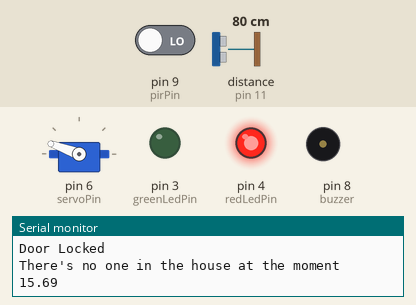
This sketch was run on a simulated Arduino Uno, built with avr-gcc and run on an emulated ATmega328P. Shown: servo, output pins drawn as LEDs (lit = HIGH), buzzer (waves = sounding), the last lines printed to the serial monitor. Wiring (inferred from the names in the program): ultrasonic range finder: trigger pin 12; echo pin 11. The test bench sets the inputs (shaded band); at power-on: distance to the obstacle (sensor on pin 11) 80 cm, pin 9 (pirPin) LOW. The echo pulse lasts 58.3 µs per cm; pins used as bus, display or sensor lines are not drawn.

Above: at 3.2 s.
3.3 s: distance to the obstacle (sensor on pin 11) set to 97 cm
4.8 s: distance to the obstacle (sensor on pin 11) set to 107 cm
At 5.4 s:
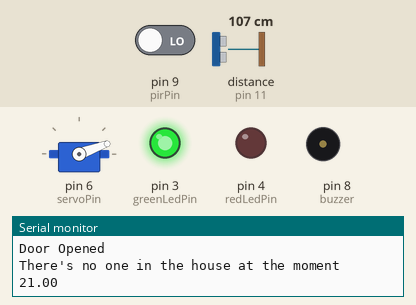
6.5 s: pin 9 (pirPin) driven HIGH
At 7.4 s:
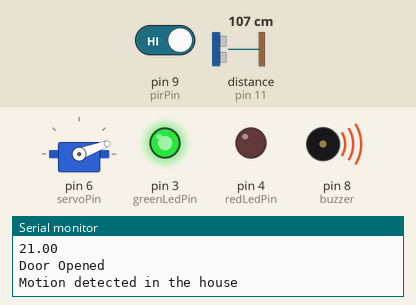
8.0 s: distance to the obstacle (sensor on pin 11) set to 2 cm
At 9.5 s:
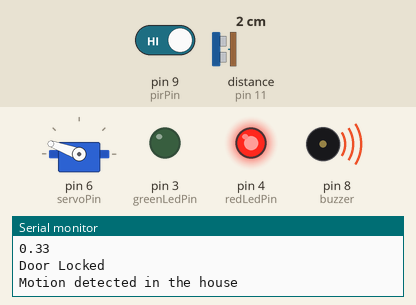
10.3 s: distance to the obstacle (sensor on pin 11) set to 120 cm
At 11.7 s:
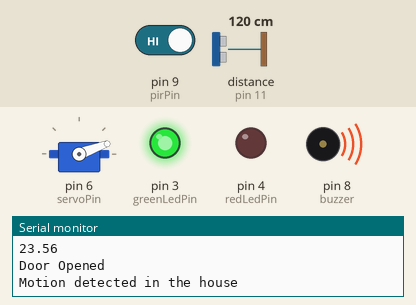
12.7 s: distance to the obstacle (sensor on pin 11) set to 4 cm
At 15.1 s:
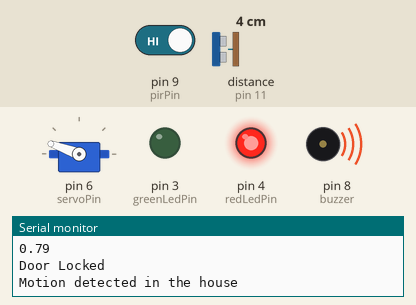
Timing chart, 0 to 16.1 s (numbered marks = the images above; inputs shaded):
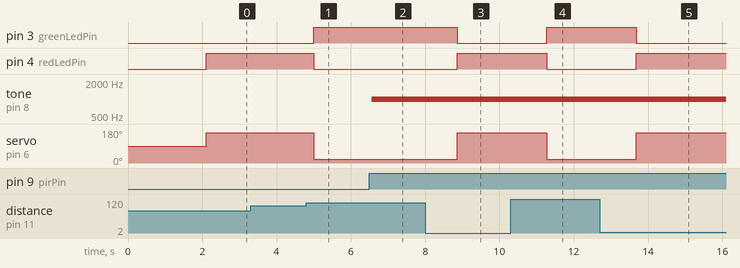

Measured:
- the behaviour switches between 101 and 102 cm on distance to the obstacle (sensor on pin 11) (found by bisection; images 0 and 1)
- after the input at 4.8 s, pin 3 (greenLedPin): LOW → HIGH after 0.20 s; pin 4 (redLedPin): HIGH → LOW after 0.20 s; servo on pin 6 (servoPin): 160° → 20° after 0.20 s
- after the input at 6.5 s, tone on pin 8 (buzzer): silent → 1000 Hz after 0.06 s
- after the input at 8.0 s, pin 3 (greenLedPin): HIGH → LOW after 0.87 s; pin 4 (redLedPin): LOW → HIGH after 0.87 s; servo on pin 6 (servoPin): 20° → 160° after 0.87 s
- after the input at 10.3 s, pin 3 (greenLedPin): LOW → HIGH after 0.98 s; pin 4 (redLedPin): HIGH → LOW after 0.98 s; servo on pin 6 (servoPin): 160° → 20° after 0.98 s
- after the input at 12.7 s, pin 3 (greenLedPin): HIGH → LOW after 0.99 s; pin 4 (redLedPin): LOW → HIGH after 0.99 s; servo on pin 6 (servoPin): 20° → 160° after 0.99 s

The sketch:

sketch_oct03a.ino
```cpp
// Library for the servo motor
#include <Servo.h>
// Library for the servo motor
#include <GSM.h>

// defining variables for the gsm model
#define PINNUMBER ""
#define PHONENUMBER '054*******' // add number to send the sms to
#define SMS "Intruder detected. Alarm activated"

// Variable declaration
const int trigPin = 12; //ultrasonic sensor's trigger pin connection
const int echoPin = 11; //ultrasonic sensor's echo pin connection
const float speedOfSound = 767.3; // speed of sound in miles per hour
const int redLedPin = 4; // red led's pin connection
const int greenLedPin = 3; // green led's pin connection
const int servoPin = 6; // servo motor's pin connection
const int buzzer = 8; // buzzer's pin connection
const int pirPin = 9; // pir sensor's controller pin connection
float pingTime; // time taken to hit the target and back in microseconds
float targetDistance;  // target distance variable for the ultrasonic sensor
int pirStat = 0; // pir sensor's status

// Instance of the servo motor class
Servo myLock;
// Instances of the gsm class
GSM accessGSM;
GSM_SMS sms;

void setup(){
  Serial.begin(9600); // Establishing a connection to the serial monitor

  bool notConnected = true; // setting up the connection state

  // Ultrasonic sensor pins
  pinMode(trigPin, OUTPUT); // setting trigger pin as output
  pinMode(echoPin, INPUT); // setting echo pin as input

  // Led pins
  pinMode(redLedPin, OUTPUT); // setting red led pin as output
  pinMode(greenLedPin, OUTPUT); // setting green led pin as output

  // pir infrared sensor
  pinMode(pirPin, INPUT); // setting pir infrared sensor as input

  myLock.attach(servoPin); // connecting the servo pin to the servo object
  Serial.println("Starting the arduino security system and automatic lock"); // displays a message to the serial monitor

  //starting the gsm shield
  while(notConnected){
    if(accessGSM.begin(PINNUMBER) == GSM_READY){
      notConnected = false;
    }else{
      Serial.println("SIM not connected");
      delay(1000);
    }
  }

  Serial.println("GSM initialized!"); // display message upon the initialization of the gsm model

}

void loop(){
  // sending signal towards a target
  digitalWrite(trigPin, LOW);
  delayMicroseconds(1);
  digitalWrite(trigPin, HIGH);
  delayMicroseconds(2);
  digitalWrite(trigPin, LOW);

  // storing the time the signal travelled to the target and back
  pingTime = pulseIn(echoPin, HIGH);
  pingTime = pingTime/1000000; // converting the time in microseconds to seconds
  pingTime = pingTime/3600; // converting the time in seconds to hours

  targetDistance = speedOfSound*pingTime/2; // calculating the distance to the target and back
  targetDistance = targetDistance/2; // calculating the distance to the target only
  targetDistance = targetDistance*63360; // converting the distance in miles to inches

  Serial.println(targetDistance); // displaying the distance to the serial monitor
  delay(100); // pausing the program running

  // checking the distance between the ultrasonic sensor and target and locking the door or opening it depending on the outcome
  if(targetDistance < 20){
    digitalWrite(redLedPin, HIGH); // turning on the red led
    digitalWrite(greenLedPin, LOW); // turning off the green led
    delayMicroseconds(2); // pausing
    myLock.write(160); // turning the servo motor 160 degree clockwise
    delay(100); // pausig
    Serial.println("Door Locked"); // displaying "Door Locked" on serial monitor
  }else{
    digitalWrite(redLedPin, LOW); // turning off the red led
    digitalWrite(greenLedPin, HIGH); // turning on the green led
    delayMicroseconds(2); // pausing
    myLock.write(20); // turning the servo motor 20 degree anticlockwise
    delay(100); // pausing
    Serial.println("Door Opened"); // displaying "Door Opened" on serial monitor
  }

  pirStat  = digitalRead(pirPin); //reading the status of the pir infrared sensor

  // checking the value obtained from the reading against posible outcomes
  if(pirStat == HIGH){
    Serial.println("Motion detected in the house"); // displays "Motion detected in the house" on the serial monitor
    tone(buzzer, 1000); // sets the buzzer ringing
    delayMicroseconds(100); // pausing
    sms.beginSMS(PHONENUMBER);
    sms.print(SMS);
    sms.endSMS();
  }else{
    Serial.println("There's no one in the house at the moment"); // displays "There's no one in the house at the moment" on the serial monitor
    noTone(0); // stop buzzer
    delayMicroseconds(5); // pausing
  }
}
```
